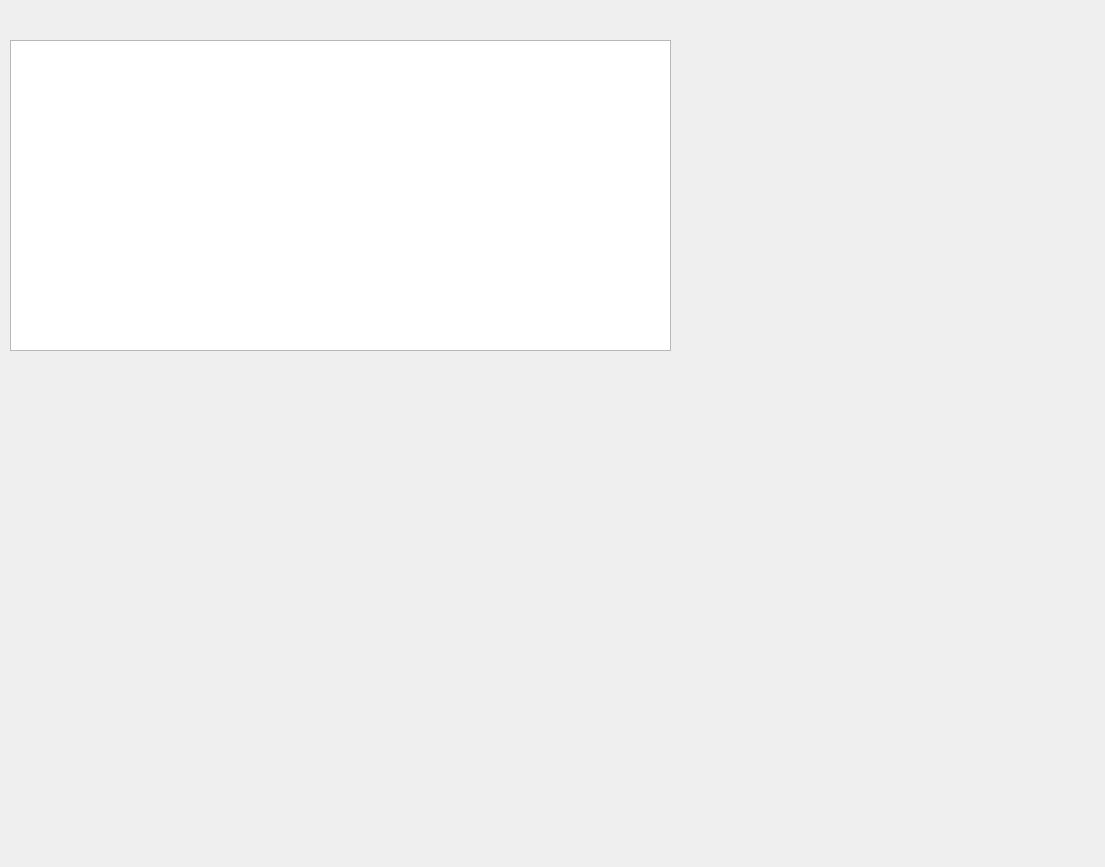
<?xml version="1.0" encoding="UTF-8"?>
<ui version="4.0">
 <class>w_stat</class>
 <widget class="QWidget" name="w_stat">
  <property name="geometry">
   <rect>
    <x>0</x>
    <y>0</y>
    <width>1105</width>
    <height>867</height>
   </rect>
  </property>
  <property name="windowTitle">
   <string>w_stat</string>
  </property>
  <widget class="QTableWidget" name="table">
   <property name="geometry">
    <rect>
     <x>10</x>
     <y>40</y>
     <width>661</width>
     <height>311</height>
    </rect>
   </property>
  </widget>
  <widget class="QWidget" name="gridLayoutWidget">
   <property name="geometry">
    <rect>
     <x>20</x>
     <y>360</y>
     <width>641</width>
     <height>391</height>
    </rect>
   </property>
   <layout class="QGridLayout" name="gridLayout"/>
  </widget>
 </widget>
 <layoutdefault spacing="6" margin="11"/>
 <resources/>
 <connections/>
</ui>
